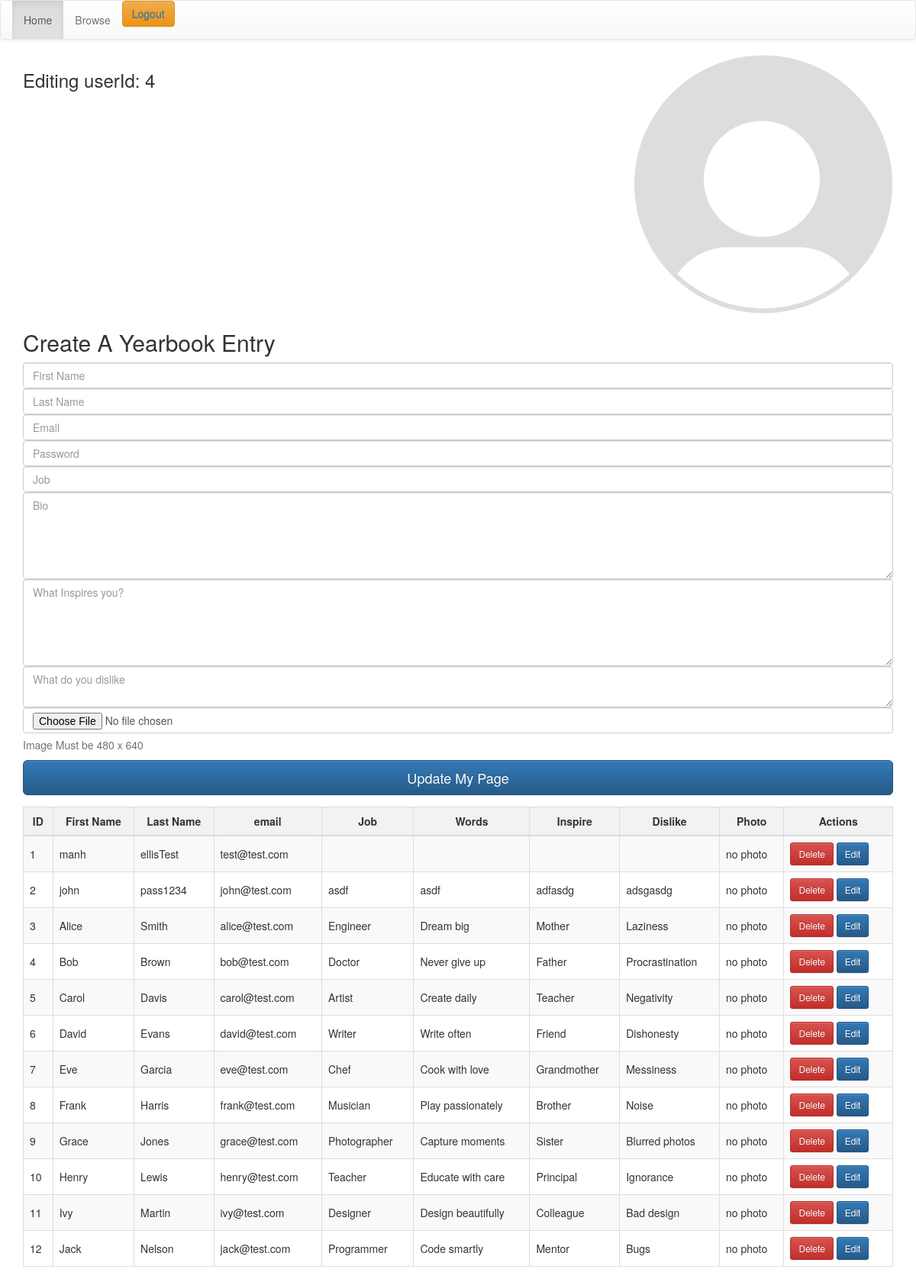
/?edit=4 (signed in), run on the app's committed database.
### tables this page shows
CREATE TABLE `students_login` (
  `id` int(8) NOT NULL,
  `fn` varchar(16) NOT NULL,
  `ln` varchar(16) NOT NULL,
  `photo` varchar(64) DEFAULT NULL,
  `job` varchar(64) DEFAULT NULL,
  `words` varchar(256) DEFAULT NULL,
  `inspire` varchar(256) DEFAULT NULL,
  `dislike` varchar(256) DEFAULT NULL,
  `email` varchar(100) NOT NULL,
  `password` varchar(255) NOT NULL
);

### index.php (the view, shortened to what this page needs)
<?php
include_once 'crud.php';
$fn = '';
$ln = '';
$words = '';
$job = '';
$inspire = '';
$dislike = '';
$row = null;
if (isset($_GET['edit'])) {
    $id = $_GET['edit'];
    $res = $mySQLiconn->query("SELECT * FROM students WHERE id=$id");
    if ($row = $res->fetch_array()) {
        $fn = $row['fn'];
        $ln = $row['ln'];
        $words = $row['words'];
        $job = $row['job'];
        $inspire = $row['inspire'];
        $dislike = $row['dislike'];
        $photo = $row['photo'];
    }
}
?>
<!DOCTYPE html>
<html>
<head>
    <link rel="stylesheet" href="https://maxcdn.bootstrapcdn.com/bootstrap/3.3.7/css/bootstrap.min.css">
    <link rel="stylesheet" href="https://maxcdn.bootstrapcdn.com/bootstrap/3.3.7/css/bootstrap-theme.min.css">
    <link rel="stylesheet" href="./styles.css">
</head>
<body>
    <header>
        <nav class="navbar navbar-default">
            <div class="container-fluid">
                <ul class="nav navbar-nav">
                    <li class="active"><a href="index.php">Home</a></li>
                    <li><a href="browse.php">Browse</a></li>
                    <li><button type="button" class="btn btn-warning"><a href="logout.php">Logout</a></button></li>
                </ul>
            </div>
        </nav>
    </header>
    <div class="container">
        <div class="edit-header">
            <h3 class="userID <?php echo isset($_GET['edit']) ? "visible" : "hidden"; ?>">
                Editing userId:
                <?php echo $_GET['edit']; ?>
            </h3>
            <?php if (isset($_GET['edit'])) {
            ?>
                <?php if (!empty($row['photo']) && file_exists("./uploaded_files/" . $row['photo'])) { ?>
                    <img src="./uploaded_files/<?php echo htmlspecialchars($row['photo']); ?>" alt="photo" class="img-thumbnail" style="width: 400px; height: 400px;">
                <?php } else { ?>
                    <img src="./img/Default_pfp.svg" alt="Default Photo">
                <?php } ?>
            <?php } ?>
        </div>
        <form class="form-signin" method="POST" enctype="multipart/form-data">
            <h2 class="form-signin-heading">Create A Yearbook Entry</h2>
            <div class="form-group">
                <input type="text" name="firstname" class="form-control" id='firstname' placeholder="First Name" value="<?php echo htmlspecialchars($fn); ?>" required>
                <input type="text" name="lastname" class="form-control" id='lastname' placeholder="Last Name" value="<?php echo htmlspecialchars($ln); ?>" required>
                <input type='email' name='email' class='form-control' placeholder="Email" required>
                <input type='password' name='password' class='form-control' placeholder="Password" required>
                <input type="text" id="job" name="job" class='form-control' placeholder="Job" value="<?php echo htmlspecialchars($job); ?>" required>
                <textarea class="form-control" name="words" placeholder="Bio" rows="5" value="" required><?php echo htmlspecialchars($words); ?></textarea>
                <textarea class="form-control" name="inspire" placeholder="What Inspires you?" rows="5" value="" required><?php echo htmlspecialchars($inspire); ?></textarea>
                <textarea class="form-control" name="dislike" placeholder="What do you dislike" rows="2" value="" required><?php echo htmlspecialchars($dislike); ?></textarea>
                <input class="form-control" placeholder="Photo Upload" name='photo' type="file">
                <p class="help-block">Image Must be 480 x 640</p>
                <?php if (isset($_GET['edit'])) : ?>
                    <button class="btn btn-lg btn-primary btn-block" name='update' type="update">Update My Page</button>
                <?php endif; ?>
            </div>
        </form>
    </div>
    <div class="container">
        <table class="table table-bordered table-hover table-striped">
            <thead>
                <tr>
                    <th>ID</th>
                    <th>First Name</th>
                    <th>Last Name</th>
                    <th>email</th>
                    <th>Job</th>
                    <th>Words</th>
                    <th>Inspire</th>
                    <th>Dislike</th>
                    <th >Photo</th>
                    <th>Actions</th>
                </tr>
            </thead>
            <tbody>
                <?php
                $res = $mySQLiconn->query("SELECT * FROM students_login");
                while ($row = $res->fetch_array()) {
                ?>
                    <tr>
                        <td><?php echo $row['id']; ?></td>
                        <td><?php echo $row['fn']; ?></td>
                        <td><?php echo $row['ln']; ?></td>
                        <td><?php echo $row['email']; ?></td>
                        <td><?php echo $row['job']; ?></td>
                        <td><?php echo $row['words']; ?></td>
                        <td><?php echo $row['inspire']; ?></td>
                        <td><?php echo $row['dislike']; ?></td>
                        <td>
                            <?php if ($row['photo'] == "") { ?>
                                <span>no photo</span>
                            <?php } else { ?>
                                <img src="./uploaded_files/<?php echo htmlspecialchars($row['photo']); ?>" alt="photo" class="img-thumbnail" style="width: 100px; height: 100px;">
                            <?php } ?>
                        </td>
                        <td>
                            <a href="?del=<?php echo $row['id']; ?>" class="btn btn-danger btn-sm">Delete</a>
                            <a href="?edit=<?php echo $row['id']; ?>" class="btn btn-primary btn-sm">Edit</a>
                        </td>
                    </tr>
                <?php
                }
                ?>
            </tbody>
        </table>
    </div>
</body>
</html>

### styles.css (style rules this page uses)
textarea { resize: vertical; }
.table > thead > tr > th { background-color: #f2f2f2; color: #333; text-align: center; }
.table { border-collapse: collapse; width: 100%; }
.table-bordered > tbody > tr > td { vertical-align: middle; }
.edit-header { display: flex; flex-direction: row ; justify-content: space-between; }

### data on the page
students_login: id "1", fn "manh", ln "ellisTest", email "test@test.com", shows "no photo"
students_login: id "2", fn "john", ln "pass1234", email "john@test.com", job "asdf", words "asdf", inspire "adfasdg", dislike "adsgasdg", photo "no photo"
students_login: id "3", fn "Alice", ln "Smith", email "alice@test.com", job "Engineer", words "Dream big", inspire "Mother", dislike "Laziness", photo "no photo"
students_login: id "4", fn "Bob", ln "Brown", email "bob@test.com", job "Doctor", words "Never give up", inspire "Father", dislike "Procrastination", photo "no photo"
students_login: id "5", fn "Carol", ln "Davis", email "carol@test.com", job "Artist", words "Create daily", inspire "Teacher", dislike "Negativity", photo "no photo"
students_login: id "6", fn "David", ln "Evans", email "david@test.com", job "Writer", words "Write often", inspire "Friend", dislike "Dishonesty", photo "no photo"
students_login: id "7", fn "Eve", ln "Garcia", email "eve@test.com", job "Chef", words "Cook with love", inspire "Grandmother", dislike "Messiness", photo "no photo"
students_login: id "8", fn "Frank", ln "Harris", email "frank@test.com", job "Musician", words "Play passionately", inspire "Brother", dislike "Noise", photo "no photo"
students_login: id "9", fn "Grace", ln "Jones", email "grace@test.com", job "Photographer", words "Capture moments", inspire "Sister", dislike "Blurred photos", photo "no photo"
students_login: id "10", fn "Henry", ln "Lewis", email "henry@test.com", job "Teacher", words "Educate with care", inspire "Principal", dislike "Ignorance", photo "no photo"
students_login: id "11", fn "Ivy", ln "Martin", email "ivy@test.com", job "Designer", words "Design beautifully", inspire "Colleague", dislike "Bad design", photo "no photo"
students_login: id "12", fn "Jack", ln "Nelson", email "jack@test.com", job "Programmer", words "Code smartly", inspire "Mentor", dislike "Bugs", photo "no photo"

### other printed values
$_GET['edit'] "4"
